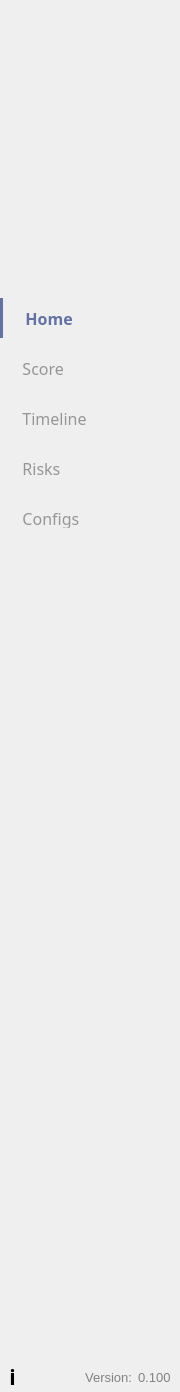
     <widget class="QWidget" name="sidebar" native="true">
      <property name="minimumSize">
       <size>
        <width>180</width>
        <height>0</height>
       </size>
      </property>
      <property name="maximumSize">
       <size>
        <width>180</width>
        <height>16777215</height>
       </size>
      </property>
      <layout class="QVBoxLayout" name="verticalLayout">
       <property name="spacing">
        <number>10</number>
       </property>
       <property name="leftMargin">
        <number>0</number>
       </property>
       <property name="topMargin">
        <number>9</number>
       </property>
       <property name="rightMargin">
        <number>0</number>
       </property>
       <property name="bottomMargin">
        <number>0</number>
       </property>
       <item alignment="Qt::AlignTop">
        <widget class="QWidget" name="widget_31" native="true">
         <property name="minimumSize">
          <size>
           <width>0</width>
           <height>180</height>
          </size>
         </property>
         <layout class="QHBoxLayout" name="horizontalLayout_5">
          <property name="leftMargin">
           <number>0</number>
          </property>
          <item alignment="Qt::AlignTop">
           <widget class="QLabel" name="label_imagem_logo">
            <property name="minimumSize">
             <size>
              <width>180</width>
              <height>180</height>
             </size>
            </property>
            <property name="maximumSize">
             <size>
              <width>180</width>
              <height>180</height>
             </size>
            </property>
            <property name="midLineWidth">
             <number>0</number>
            </property>
            <property name="text">
             <string/>
            </property>
            <property name="pixmap">
             <pixmap resource="icon.qrc">:/images/a8abd29a96d4222680540c6bd2e3595e.png</pixmap>
            </property>
            <property name="scaledContents">
             <bool>true</bool>
            </property>
            <property name="indent">
             <number>-1</number>
            </property>
           </widget>
          </item>
         </layout>
        </widget>
       </item>
       <item>
        <widget class="QWidget" name="widget_9" native="true">
         <property name="minimumSize">
          <size>
           <width>0</width>
           <height>20</height>
          </size>
         </property>
         <property name="maximumSize">
          <size>
           <width>1600</width>
           <height>20</height>
          </size>
         </property>
        </widget>
       </item>
       <item>
        <widget class="QPushButton" name="btn_ocultar">
         <property name="font">
          <font>
           <family>Calibri</family>
           <pointsize>12</pointsize>
          </font>
         </property>
         <property name="cursor">
          <cursorShape>PointingHandCursor</cursorShape>
         </property>
         <property name="layoutDirection">
          <enum>Qt::LeftToRight</enum>
         </property>
         <property name="styleSheet">
          <string notr="true">
    background-color:transparent;
    border-top-right-radius: 0px;
    border-bottom-right-radius: 0px;
    text-align: left;
    padding: 10px;
    color: black;  /* Cor do texto padrão */
	outline: none;
</string>
         </property>
         <property name="text">
          <string/>
         </property>
         <property name="icon">
          <iconset resource="icon.qrc">
           <normaloff>:/images/botao-de-menu.png</normaloff>:/images/botao-de-menu.png</iconset>
         </property>
         <property name="iconSize">
          <size>
           <width>24</width>
           <height>24</height>
          </size>
         </property>
        </widget>
       </item>
       <item>
        <widget class="QPushButton" name="btn_home">
         <property name="minimumSize">
          <size>
           <width>180</width>
           <height>40</height>
          </size>
         </property>
         <property name="maximumSize">
          <size>
           <width>180</width>
           <height>40</height>
          </size>
         </property>
         <property name="sizeIncrement">
          <size>
           <width>0</width>
           <height>0</height>
          </size>
         </property>
         <property name="font">
          <font>
           <family>Poppins</family>
           <pointsize>12</pointsize>
           <weight>75</weight>
           <bold>true</bold>
          </font>
         </property>
         <property name="cursor">
          <cursorShape>PointingHandCursor</cursorShape>
         </property>
         <property name="layoutDirection">
          <enum>Qt::LeftToRight</enum>
         </property>
         <property name="styleSheet">
          <string notr="true">QPushButton {
    background-color: transparent;  /* #c76b6b */
    border-top-right-radius: 0px;
    border-bottom-right-radius: 0px;
    text-align: left;
    border-left: 3px solid rgba(98, 114, 164);
    padding: 10px;
    color: rgb(98, 114, 164);  /* Cor do texto padrão */

}

QPushButton:hover {
    background-color: transparent;  /* #cc3f3f */
	color: rgb(98, 114, 164);  /* Cor do texto padrão */
	border-left: 3px solid rgba(98, 114, 164);

}</string>
         </property>
         <property name="text">
          <string>   Home</string>
         </property>
         <property name="icon">
          <iconset resource="icon.qrc">
           <normaloff>:/images/home.png</normaloff>:/images/home.png</iconset>
         </property>
         <property name="iconSize">
          <size>
           <width>24</width>
           <height>24</height>
          </size>
         </property>
         <property name="default">
          <bool>false</bool>
         </property>
         <property name="flat">
          <bool>true</bool>
         </property>
        </widget>
       </item>
       <item>
        <widget class="QPushButton" name="btn_score">
         <property name="minimumSize">
          <size>
           <width>180</width>
           <height>40</height>
          </size>
         </property>
         <property name="maximumSize">
          <size>
           <width>180</width>
           <height>40</height>
          </size>
         </property>
         <property name="font">
          <font>
           <family>Poppins</family>
           <pointsize>12</pointsize>
           <weight>50</weight>
           <bold>false</bold>
          </font>
         </property>
         <property name="cursor">
          <cursorShape>PointingHandCursor</cursorShape>
         </property>
         <property name="styleSheet">
          <string notr="true">QPushButton {
    background-color:transparent;
    border-top-right-radius: 0px;
    border-bottom-right-radius: 0px;
    text-align: left;
    padding: 10px;
    color: rgb(150,150,150);  /* Cor do texto padrão */
}

QPushButton:hover {
    background-color: transparent;
	color: rgb(98, 114, 164);  /* Cor do texto padrão */
    font-weight: bold;  /* Negrito */
	border-left: 3px solid rgba(98, 114, 164);
}
</string>
         </property>
         <property name="text">
          <string>   Score</string>
         </property>
         <property name="icon">
          <iconset resource="icon.qrc">
           <normaloff>:/images/speedometer.png</normaloff>:/images/speedometer.png</iconset>
         </property>
         <property name="iconSize">
          <size>
           <width>24</width>
           <height>24</height>
          </size>
         </property>
        </widget>
       </item>
       <item>
        <widget class="QPushButton" name="btn_timeline">
         <property name="minimumSize">
          <size>
           <width>180</width>
           <height>40</height>
          </size>
         </property>
         <property name="maximumSize">
          <size>
           <width>180</width>
           <height>40</height>
          </size>
         </property>
         <property name="font">
          <font>
           <family>Poppins</family>
           <pointsize>12</pointsize>
           <weight>50</weight>
           <bold>false</bold>
          </font>
         </property>
         <property name="cursor">
          <cursorShape>PointingHandCursor</cursorShape>
         </property>
         <property name="styleSheet">
          <string notr="true">QPushButton {
    background-color:transparent;
    border-top-right-radius: 0px;
    border-bottom-right-radius: 0px;
    text-align: left;
    padding: 10px;
    color: rgb(150,150,150);  /* Cor do texto padrão */
}

QPushButton:hover {
    background-color: transparent;
	color: rgb(98, 114, 164);  /* Cor do texto padrão */
    font-weight: bold;  /* Negrito */
	border-left: 3px solid rgba(98, 114, 164);
}
</string>
         </property>
         <property name="text">
          <string>   Timeline</string>
         </property>
         <property name="icon">
          <iconset resource="icon.qrc">
           <normaloff>:/images/infographic.png</normaloff>:/images/infographic.png</iconset>
         </property>
         <property name="iconSize">
          <size>
           <width>24</width>
           <height>24</height>
          </size>
         </property>
        </widget>
       </item>
       <item>
        <widget class="QPushButton" name="btn_risks">
         <property name="minimumSize">
          <size>
           <width>180</width>
           <height>40</height>
          </size>
         </property>
         <property name="maximumSize">
          <size>
           <width>180</width>
           <height>40</height>
          </size>
         </property>
         <property name="font">
          <font>
           <family>Poppins</family>
           <pointsize>12</pointsize>
           <weight>50</weight>
           <bold>false</bold>
          </font>
         </property>
         <property name="cursor">
          <cursorShape>PointingHandCursor</cursorShape>
         </property>
         <property name="styleSheet">
          <string notr="true">QPushButton {
    background-color:transparent;
    border-top-right-radius: 0px;
    border-bottom-right-radius: 0px;
    text-align: left;
    padding: 10px;
    color: rgb(150,150,150);  /* Cor do texto padrão */
}

QPushButton:hover {
    background-color: transparent;
	color: rgb(98, 114, 164);  /* Cor do texto padrão */
    font-weight: bold;  /* Negrito */
	border-left: 3px solid rgba(98, 114, 164);
}
</string>
         </property>
         <property name="text">
          <string>   Risks</string>
         </property>
         <property name="icon">
          <iconset resource="icon.qrc">
           <normaloff>:/images/risk-management.png</normaloff>:/images/risk-management.png</iconset>
         </property>
         <property name="iconSize">
          <size>
           <width>24</width>
           <height>24</height>
          </size>
         </property>
        </widget>
       </item>
       <item>
        <widget class="QPushButton" name="btn_configs">
         <property name="minimumSize">
          <size>
           <width>180</width>
           <height>40</height>
          </size>
         </property>
         <property name="maximumSize">
          <size>
           <width>180</width>
           <height>40</height>
          </size>
         </property>
         <property name="font">
          <font>
           <family>Poppins</family>
           <pointsize>12</pointsize>
           <weight>50</weight>
           <bold>false</bold>
          </font>
         </property>
         <property name="cursor">
          <cursorShape>PointingHandCursor</cursorShape>
         </property>
         <property name="styleSheet">
          <string notr="true">QPushButton {
    background-color:transparent;
    border-top-right-radius: 0px;
    border-bottom-right-radius: 0px;
    text-align: left;
    padding: 10px;
    color: rgb(150,150,150);  /* Cor do texto padrão */
}

QPushButton:hover {
    background-color: transparent;
	color: rgb(98, 114, 164);  /* Cor do texto padrão */
    font-weight: bold;  /* Negrito */
	border-left: 3px solid rgba(98, 114, 164);
}
</string>
         </property>
         <property name="text">
          <string>   Configs</string>
         </property>
         <property name="icon">
          <iconset resource="icon.qrc">
           <normaloff>:/images/settings.png</normaloff>:/images/settings.png</iconset>
         </property>
         <property name="iconSize">
          <size>
           <width>24</width>
           <height>24</height>
          </size>
         </property>
        </widget>
       </item>
       <item>
        <spacer name="verticalSpacer">
         <property name="orientation">
          <enum>Qt::Vertical</enum>
         </property>
         <property name="sizeHint" stdset="0">
          <size>
           <width>20</width>
           <height>805</height>
          </size>
         </property>
        </spacer>
       </item>
       <item>
        <widget class="QWidget" name="widget_2" native="true">
         <layout class="QHBoxLayout" name="horizontalLayout_2">
          <property name="bottomMargin">
           <number>0</number>
          </property>
          <item>
           <widget class="QPushButton" name="btn_info">
            <property name="maximumSize">
             <size>
              <width>15</width>
              <height>16777215</height>
             </size>
            </property>
            <property name="font">
             <font>
              <family>Rockwell Extra Bold</family>
              <pointsize>16</pointsize>
              <weight>75</weight>
              <bold>true</bold>
             </font>
            </property>
            <property name="cursor">
             <cursorShape>PointingHandCursor</cursorShape>
            </property>
            <property name="styleSheet">
             <string notr="true">background-color: transparent;
border-radius: 15px;
  </string>
            </property>
            <property name="text">
             <string>i</string>
            </property>
           </widget>
          </item>
          <item>
           <spacer name="horizontalSpacer_2">
            <property name="orientation">
             <enum>Qt::Horizontal</enum>
            </property>
            <property name="sizeHint" stdset="0">
             <size>
              <width>40</width>
              <height>20</height>
             </size>
            </property>
           </spacer>
          </item>
          <item>
           <widget class="QLabel" name="label_version">
            <property name="minimumSize">
             <size>
              <width>0</width>
              <height>0</height>
             </size>
            </property>
            <property name="maximumSize">
             <size>
              <width>60</width>
              <height>16777215</height>
             </size>
            </property>
            <property name="font">
             <font>
              <pointsize>10</pointsize>
             </font>
            </property>
            <property name="layoutDirection">
             <enum>Qt::RightToLeft</enum>
            </property>
            <property name="styleSheet">
             <string notr="true">background-color:transparent;
color:rgb(130,130,130)</string>
            </property>
            <property name="text">
             <string>   Version:</string>
            </property>
            <property name="alignment">
             <set>Qt::AlignRight|Qt::AlignTrailing|Qt::AlignVCenter</set>
            </property>
           </widget>
          </item>
          <item alignment="Qt::AlignLeft">
           <widget class="QLabel" name="label_version_number">
            <property name="maximumSize">
             <size>
              <width>40</width>
              <height>16777215</height>
             </size>
            </property>
            <property name="sizeIncrement">
             <size>
              <width>40</width>
              <height>0</height>
             </size>
            </property>
            <property name="font">
             <font>
              <pointsize>10</pointsize>
             </font>
            </property>
            <property name="styleSheet">
             <string notr="true">background-color:transparent;
color:rgb(130,130,130)</string>
            </property>
            <property name="text">
             <string>0.100</string>
            </property>
           </widget>
          </item>
         </layout>
        </widget>
       </item>
      </layout>
     </widget>
